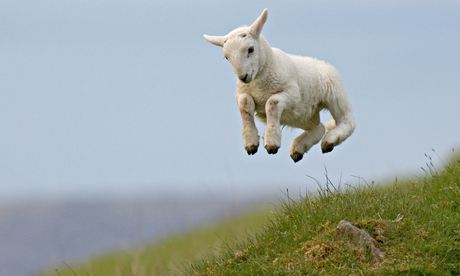
%> input picture Assignment2/image.jpg, 460 x 276 px
$ octave Wienerfiltermotionblurring.m   (GNU Octave 9; MATLAB toolbox functions it lacks are replaced by stand-ins)
%> lines starting %> are read from the running program, lines starting %| are printed output that depends on the picture
clc; clear all; close all;

%%Making the filter
sizeoffilter = 5;
filt = fspecial('average',sizeoffilter);
filt = filt/sum(sum(filt));
%%Reading the image
I2 = imread('image.jpg'); %Reading hte original good image
%> I2 is the input picture: size 276x460x3 uint8; mean R, G, B 159.5, 168.9, 167
I2 = rgb2gray(I2); % converting it into the grayscale
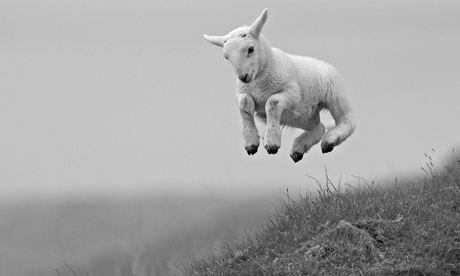
%> I2: size 276x460 uint8; min 0, max 255, mean 165.9
I1 = I2;
[m,n]=size(I2);
%> m = 276; n = 460
I4 = double(I2);
I3 = (I4 - min(min(I4)))/(max(max(I4)) - min(min(I4)));
figure, imshow([I3]) %Showing the original image
title('inputimage')
I2 = (imfilter(I2,filt));
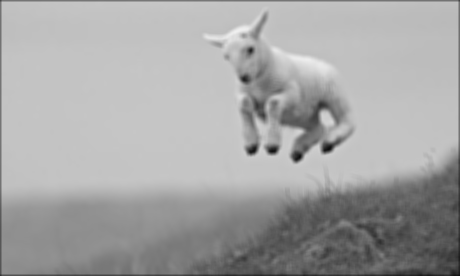
%> I2: size 276x460 uint8; min 14, max 239, mean 164.9

psnr = 30;
sigma=256*10^(-psnr/20);
noise=randn(m,n)*sigma;   %Creating gaussian noise


I2 = double(I2) + noise;
%> I2: size 276x460 double
I5 = double(I2);
I6 = (I5 - min(min(I5)))/(max(max(I5)) - min(min(I5)));
figure, imshow([I6]) %Showing the original image
title('BlurredImagemotion')
drawnow
G = fft2(I2);
H = fft2(filt,m,n);

normG = abs(G).^2/(m*n);
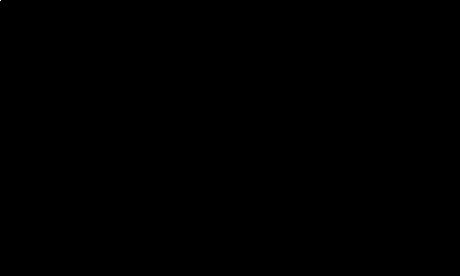
%> normG: size 276x460 double; min 0.000725, max 3.45e+09, mean 28856.6; drawn with min black and max white
HHf = H.*(abs(H)>0)+(abs(H)==0);
inverseHf = 1./HHf;
inverseHf = inverseHf.*(abs(H)>1)+abs(HHf).*inverseHf.*(abs(HHf)<=1);
normG = normG.*(normG>sigma^2)+sigma^2*(normG<=sigma^2);
Weinerfilt = inverseHf.*(normG-sigma^2)./(normG);
eXf = Weinerfilt.*G;
ex = real(ifft2(eXf));
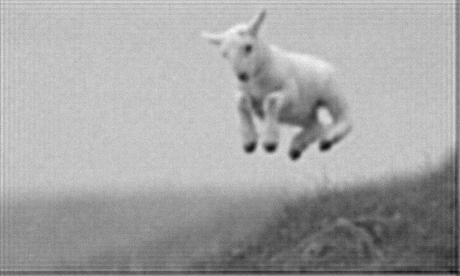
%> ex: size 276x460 double; min 10.11, max 246.4, mean 164.8
Answer = (ex - min(min(ex)))/(max(max(ex)) - min(min(ex)));
figure()
title('DeconvolvedImageMotionWienerfilter')
imshow(Answer)
